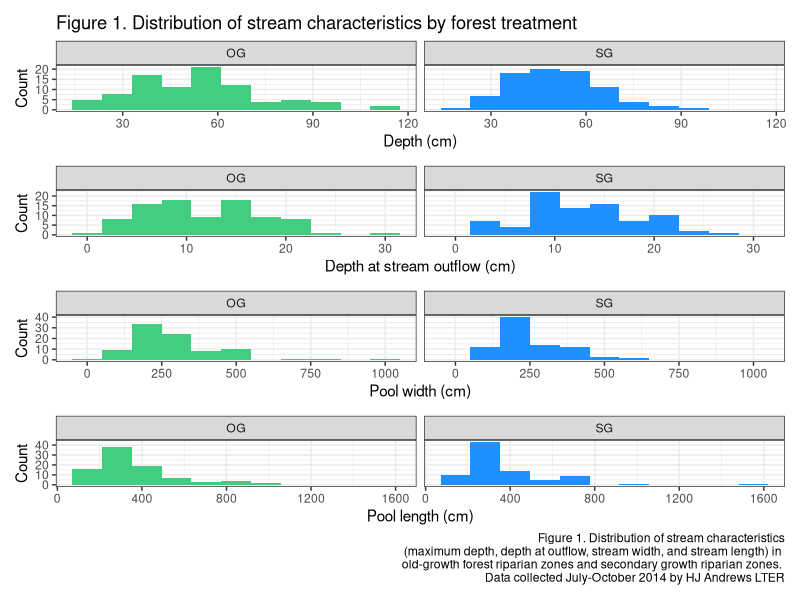
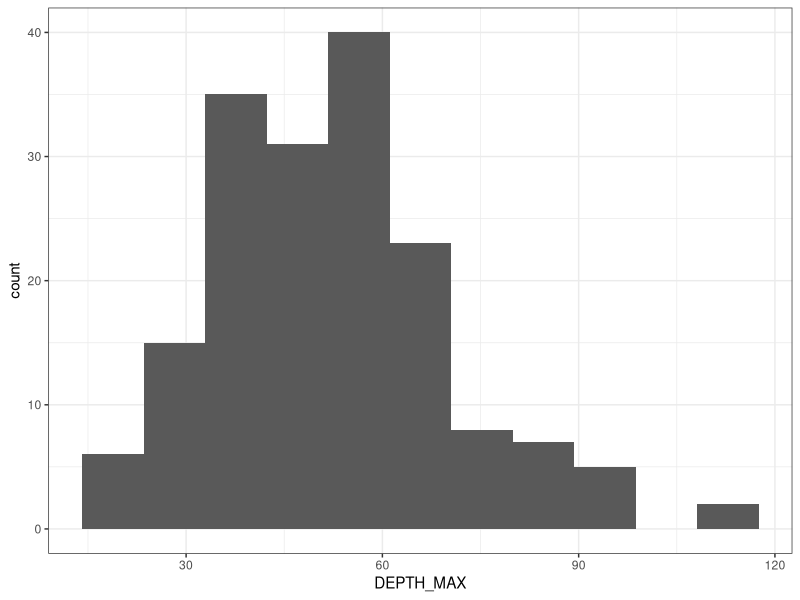
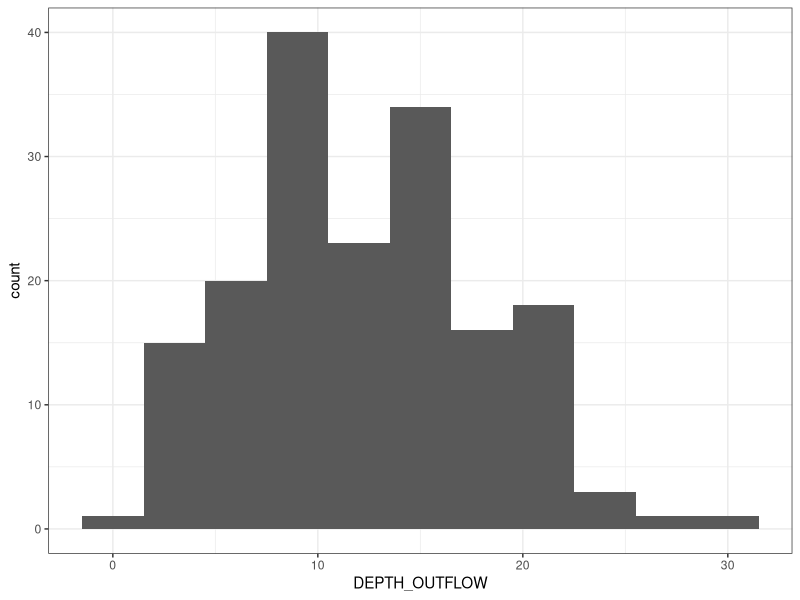
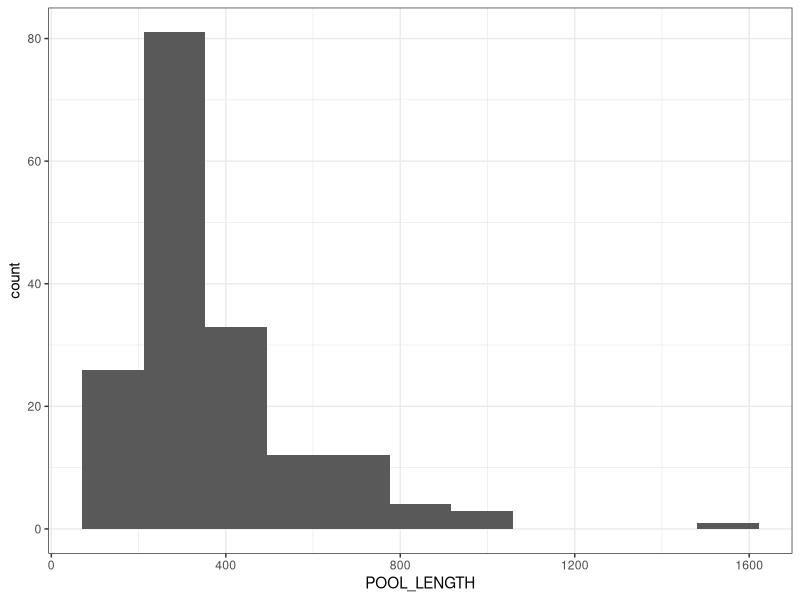
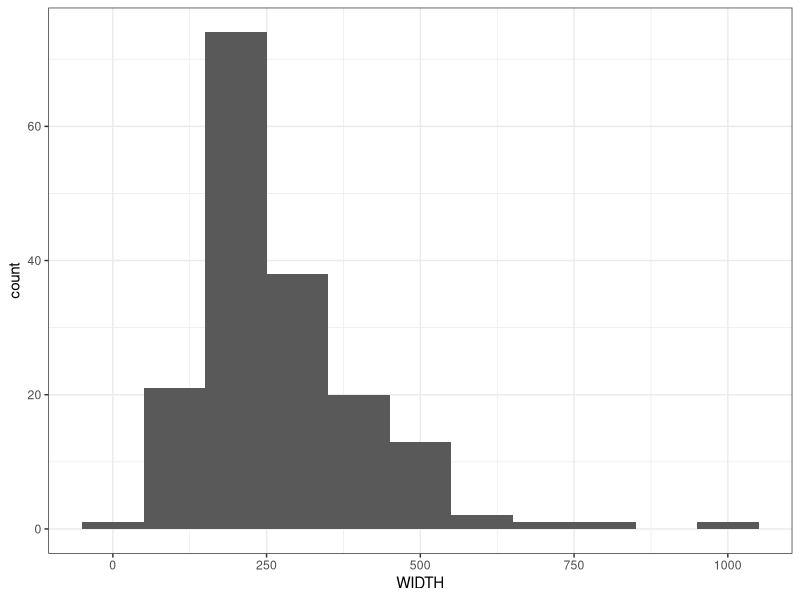
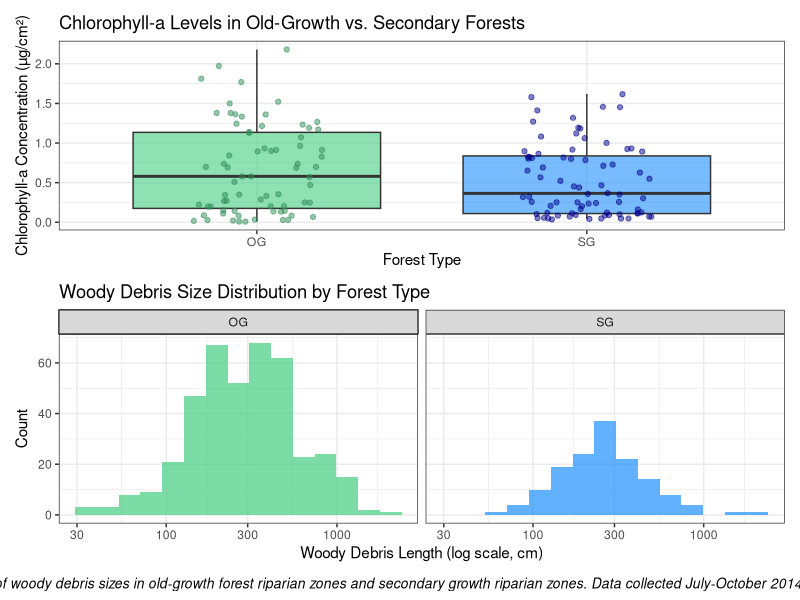
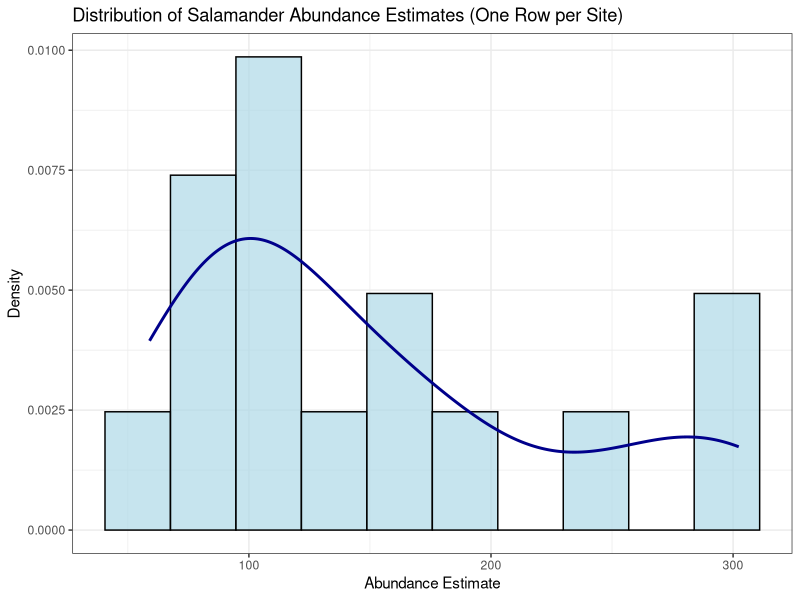
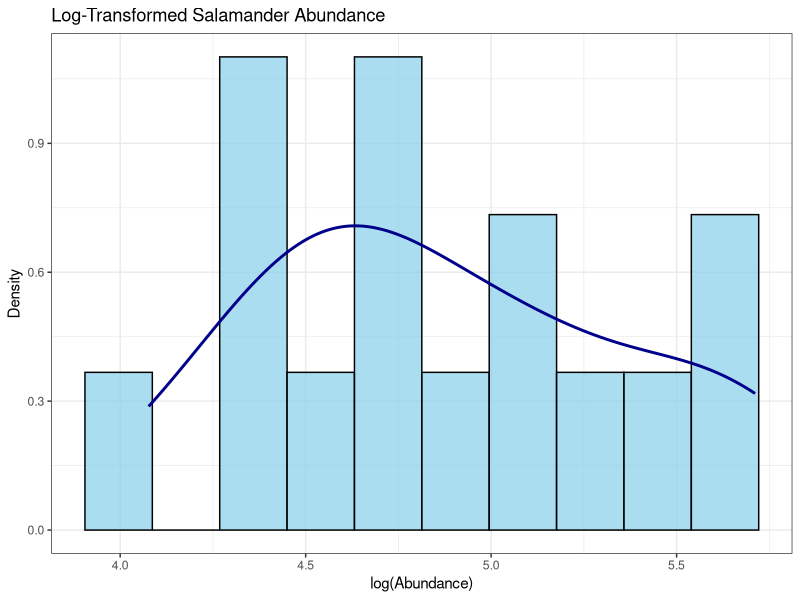

The R source for these figures, in order:
## ---- chunk 1

Fish_salamander<- read.csv('Data/AS01001_v1.csv')
#invertebrate<- read.csv('Data/AS01002_v1.csv') provided but not needed for our analysis
stream_data<- read.csv('Data/AS01003_v1.csv')
wood_measurements<- read.csv('Data/AS01004_v1.csv')
pool_measurement<-read.csv('Data/AS01005_v1.csv')

#install.packages("dplyr")
#install.packages("tidyverse")
library(ggplot2)
library (patchwork)
library(dplyr)
library(tidyverse)

## ---- chunk 2
binnumber <- 2 * (172)^(1/3)
binnumber

depth_plot <-  ggplot(pool_measurement, aes(x = DEPTH_MAX, fill = REACH_TYPE)) +
geom_histogram(bins = 11) + # creates histograms
  facet_wrap (~ REACH_TYPE) +
  scale_fill_manual(values= c('seagreen3', 'dodgerblue')) +
labs(x = "Depth (cm)",
y = "Count", title = "Figure 1. Distribution of stream characteristics by forest treatment") +
   theme_bw() + theme(legend.position = "none") 

flowdepth_plot <-  ggplot(pool_measurement, aes(x = DEPTH_OUTFLOW, fill = REACH_TYPE)) +
geom_histogram(bins = 11) + # creates histograms
  facet_wrap (~ REACH_TYPE) +
  scale_fill_manual(values= c('seagreen3', 'dodgerblue')) +
labs(x = "Depth at stream outflow (cm)",
y = "Count") +
  theme_bw() + theme(legend.position = "none") 

width_plot <-  ggplot(pool_measurement, aes(x = WIDTH, fill = REACH_TYPE)) +
geom_histogram(bins = 11) + # creates histograms
  facet_wrap (~ REACH_TYPE) +
  scale_fill_manual(values= c('seagreen3', 'dodgerblue')) +
labs(x = "Pool width (cm)",
y = "Count") +
   theme_bw() + theme(legend.position = "none")

length_plot <-  ggplot(pool_measurement, aes(x = POOL_LENGTH, fill = REACH_TYPE)) +
geom_histogram(bins = 11) + # creates histograms
  facet_wrap (~ REACH_TYPE) +
  scale_fill_manual(values= c('seagreen3', 'dodgerblue')) +
labs(x = "Pool length (cm)",
y = "Count", caption = "Figure 1. Distribution of stream characteristics
(maximum depth, depth at outflow, stream width, and stream length) in 
old-growth forest riparian zones and secondary growth riparian zones. 
Data collected July-October 2014 by HJ Andrews LTER") +
  theme_bw() + theme(legend.position = "none")


stream_qualities_plot <- depth_plot / flowdepth_plot / width_plot / length_plot 
stream_qualities_plot

ggsave("stream_qualities_plot.jpeg", stream_qualities_plot, width = 8, height = 14)

## ---- chunk 3
(hist.maxdepth <- ggplot(pool_measurement, aes(x=DEPTH_MAX))+ geom_histogram(bins = 11) + theme_bw())
(hist.outflowdepth <- ggplot(pool_measurement, aes(x=DEPTH_OUTFLOW))+ geom_histogram(bins = 11) + theme_bw())
(hist.poollength <- ggplot(pool_measurement, aes(x=POOL_LENGTH))+ geom_histogram(bins = 11) + theme_bw())
(hist.width <- ggplot(pool_measurement, aes(x=WIDTH))+ geom_histogram(bins = 11) + theme_bw())
##

## ---- chunk 4
# Canopy Cover vs. Chlorophyll-a (LOCKED)
# Based on visible clues in the data, we removed points where canopy cover is < 35%.
clean_canopy_data <- stream_data %>%
  filter(CANOPY_COVER >= 35)

canopy_plot <- ggplot(clean_canopy_data, aes(x = REACH_TYPE, y = CHL_A_TILES, fill = REACH_TYPE)) +
  geom_boxplot(outlier.shape = NA, alpha = 0.6) +
  geom_jitter(aes(color = REACH_TYPE), width = 0.2, size = 1.5, alpha = 0.5) +
  scale_fill_manual(values = c("seagreen3", "dodgerblue")) +
  scale_color_manual(values = c("seagreen4", "blue4")) +
  labs(
    x = "Forest Type",
    y = "Chlorophyll-a Concentration (µg/cm²)",
    title = "Chlorophyll-a Levels in Old-Growth vs. Secondary Forests"
  ) +
  theme_bw() +
  theme(legend.position = "none")

# Separate Histograms for OG and SG
wood_histogram <- ggplot(wood_measurements, aes(x = WOOD_LENGTH, fill = REACH_TYPE)) +
  geom_histogram(bins = 15, alpha = 0.7) +  # Individual histograms
  scale_fill_manual(values = c("seagreen3", "dodgerblue")) +
  scale_x_log10() +  # Log scale for better spread
  facet_wrap(~ REACH_TYPE) +  # Separate plots for OG and SG
  labs(
    x = "Woody Debris Length (log scale, cm)",
    y = "Count",
    title = "Woody Debris Size Distribution by Forest Type"
  ) +
  theme_bw() +
  theme(legend.position = "none")

# Combine Both Plots into One Figure with Proper Caption Spacing 
combined_figure <- canopy_plot / wood_histogram +
  plot_annotation(
    caption = "Figure 2. Distribution of woody debris sizes in old-growth forest riparian zones and secondary growth riparian zones. Data collected July-October 2014 by HJ Andrews LTER."
  ) &
  theme(
    plot.caption = element_text(hjust = 0.5, size = 10, face = "italic")  # Ensures proper alignment
  )

# Save the figure with increased width
ggsave("canopy_woodydebris.jpeg", combined_figure, width = 14, height = 10)  # Increased width

# Display the figure
combined_figure
## ---- chunk 5

salamander<- Fish_salamander %>% filter(SPECIES== "DITE")%>%
  mutate(SPECIES_NAME = "Dicamptodon tenebrosus (Coastal Giant Salamander)")

salamander_abundance_by_pair <- function(salamander, correction_factor = 1.34) {
  
  salamander <- salamander %>%
    mutate(SURVEY_METHOD = toupper(SURVEY_METHOD),
           MARKED_UNMARKED = toupper(MARKED_UNMARKED))
  
  # Combine SITE and REACH_TYPE to define unique pairs
  site_pairs <- salamander %>%
    select(SITE, REACH_TYPE) %>%
    distinct()
  
  results <- data.frame(
    SITE = character(),
    REACH_TYPE = character(),
    Abundance_Estimate = numeric(),
    Method = character(),
    stringsAsFactors = FALSE
  )
  
  for (i in 1:nrow(site_pairs)) {
    site <- site_pairs$SITE[i]
    reach <- site_pairs$REACH_TYPE[i]
    
    pair_data <- salamander %>%
      filter(SITE == site, REACH_TYPE == reach)
    
    if (site %in% c("MCT_E", "MCT_W")) {
      raw_count <- pair_data %>%
        filter(SURVEY_METHOD %in% c("P1", "P2", "P3")) %>%
        nrow()
      est <- raw_count * correction_factor
      method <- "Depletion (corrected)"
      
    } else if (all(c("M", "R") %in% unique(pair_data$SURVEY_METHOD))) {
      M <- pair_data %>%
        filter(SURVEY_METHOD == "M", MARKED_UNMARKED == "M") %>%
        nrow()
      C <- pair_data %>%
        filter(SURVEY_METHOD == "R") %>%
        nrow()
      R <- pair_data %>%
        filter(SURVEY_METHOD == "R", MARKED_UNMARKED == "M") %>%
        nrow()
      
      est <- if (R > 0) ((M + 1) * (C + 1)) / (R + 1) - 1 else NA
      method <- "Mark-recapture"
      
    } else {
      est <- NA
      method <- "Insufficient data"
    }
    
    results <- rbind(
      results,
      data.frame(SITE = site, REACH_TYPE = reach,
                 Abundance_Estimate = round(est, 2),
                 Method = method,
                 stringsAsFactors = FALSE)
    )
  }
  
  return(results)
}

abundance_by_pair <- salamander_abundance_by_pair(salamander)
print(abundance_by_pair)

## We need 18 sites (9 paired sites)- need to adjust code to include 3 msising sites that were filtered for NA Data?

## ---- chunk 6
full_salamander_data_old <- abundance_by_pair %>%
  left_join(stream_data, by = c("SITE", "REACH_TYPE")) %>%
  left_join(pool_measurement, by = c("SITE", "REACH_TYPE")) %>%
  left_join(wood_measurements, by = c("SITE", "REACH_TYPE"))%>%
  filter(!is.na(Abundance_Estimate)) %>%
  drop_na()
## ---- chunk 7
# 1. Summarize stream data: includes width, canopy, and chlorophyll
stream_summary <- stream_data %>%
  group_by(SITE, REACH_TYPE) %>%
  summarise(
    BANKFULL_WIDTH = mean(BANKFULL_WIDTH, na.rm = TRUE),
    WETTED_WIDTH = mean(WETTED_WIDTH, na.rm = TRUE),
    CANOPY_COVER = mean(CANOPY_COVER, na.rm = TRUE),
    CHL_A_TILES = mean(CHL_A_TILES, na.rm = TRUE),
    .groups = "drop"
  )

# 2. Summarize pool measurements: depth and pool structure
pool_summary <- pool_measurement %>%
  group_by(SITE, REACH_TYPE) %>%
  summarise(
    DEPTH_MAX = mean(DEPTH_MAX, na.rm = TRUE),
    DEPTH_OUTFLOW = mean(DEPTH_OUTFLOW, na.rm = TRUE),
    DEPTH_RESIDUAL = mean(DEPTH_RESIDUAL, na.rm = TRUE),
    POOL_LENGTH = mean(POOL_LENGTH, na.rm = TRUE),
    WIDTH = mean(WIDTH, na.rm = TRUE),
    .groups = "drop"
  )

# 3. Summarize wood measurements: size of woody debris
wood_summary <- wood_measurements %>%
  group_by(SITE, REACH_TYPE) %>%
  summarise(
    WOOD_LENGTH = mean(WOOD_LENGTH, na.rm = TRUE),
    DIAMETER_1 = mean(DIAMETER_1, na.rm = TRUE),
    DIAMETER_2 = mean(DIAMETER_2, na.rm = TRUE),
    .groups = "drop"
  )

# 4. Join all summaries with abundance estimates
full_salamander_data <- abundance_by_pair %>%
  left_join(stream_summary, by = c("SITE", "REACH_TYPE")) %>%
  left_join(pool_summary, by = c("SITE", "REACH_TYPE")) %>%
  left_join(wood_summary, by = c("SITE", "REACH_TYPE")) %>%
  filter(!is.na(Abundance_Estimate)) %>%
  drop_na()

## ---- chunk 8
ggplot(full_salamander_data, aes(x = Abundance_Estimate)) +
  geom_histogram(aes(y = after_stat(density)), bins = 10, 
                 fill = "lightblue", color = "black", alpha = 0.7) +
  geom_density(color = "darkblue", linewidth = 1) +
  labs(
    title = "Distribution of Salamander Abundance Estimates (One Row per Site)",
    x = "Abundance Estimate",
    y = "Density"
  ) +
  theme_bw()

# Shapiro-Wilk normality test (valid if sample size is between 3 and 5000)
shapiro.test(full_salamander_data$Abundance_Estimate)
## ---- chunk 9
# Add a small constant in case there are zeroes (shouldn't be any, but just in case)
full_salamander_data$log_abundance <- log(full_salamander_data$Abundance_Estimate)

# Check distribution again
ggplot(full_salamander_data, aes(x = log_abundance)) +
  geom_histogram(aes(y = after_stat(density)), bins = 10, fill = "skyblue", color = "black", alpha = 0.7) +
  geom_density(color = "darkblue", linewidth = 1) +
  labs(title = "Log-Transformed Salamander Abundance", x = "log(Abundance)", y = "Density") +
  theme_bw()

# Shapiro-Wilk test on log-transformed values
shapiro.test(full_salamander_data$log_abundance)
## ---- chunk 10
#Salamander abundance as a function of canopy cover and wetted width (poisson)
#DITE – Dicamptodon tenebrosus (Coastal Giant Salamander)
#Poisson regression because we are interested in abundance 

model1 <- lm(log_abundance ~ CANOPY_COVER + WETTED_WIDTH, data = full_salamander_data)
summary(model1)
plot(model1)
AIC(model1)

## ---- chunk 11
#Salamander abundance as a function of downed woody debris length and max pool depth
# added wood length as a funcction of reach type because larger pieces of debris are found in old growth 

#residuals have a pattern
model2 <- lm(log_abundance ~ WOOD_LENGTH*REACH_TYPE + DEPTH_MAX*REACH_TYPE + factor(SITE), data = full_salamander_data)
summary(model2)
plot(model2)
AIC(model2)

#removing factor makes Q-Q more linear
model2B <- lm(log_abundance ~ WOOD_LENGTH*REACH_TYPE + DEPTH_MAX*REACH_TYPE, data = full_salamander_data)
summary(model2B)
plot(model2B)
AIC(model2B)

#removing outlier site
full_salamander_data_no_COOK <- full_salamander_data[full_salamander_data$SITE != "COOK", ]

model2C <- lm(log_abundance ~ WOOD_LENGTH*REACH_TYPE + DEPTH_MAX*REACH_TYPE, data = full_salamander_data_no_COOK )
summary(model2C)
plot(model2C)
AIC(model2C)

model2D <- lm(log_abundance ~ WOOD_LENGTH*REACH_TYPE + DEPTH_MAX*REACH_TYPE + factor(SITE), data = full_salamander_data_no_COOK)
summary(model2D)
plot(model2D)
AIC(model2D)
## ---- chunk 12
# 1. Wilcoxon Rank-Sum Test: OG vs SG 
wilcox_result <- wilcox.test(Abundance_Estimate ~ REACH_TYPE, data = full_salamander_data)
print(wilcox_result)

# Boxplot to visualize
ggplot(full_salamander_data, aes(x = REACH_TYPE, y = Abundance_Estimate, fill = REACH_TYPE)) +
  geom_boxplot(alpha = 0.6) +
  geom_jitter(width = 0.1, size = 2, alpha = 0.7) +
  scale_fill_manual(values = c("seagreen3", "dodgerblue")) +
  labs(
    title = "Salamander Abundance by Forest Type",
    x = "Forest Type",
    y = "Abundance"
  ) +
  theme_bw() +
  theme(legend.position = "none")



# 2. Spearman Correlation: Abundance vs DEPTH_MAX 
depth_corr <- cor.test(full_salamander_data$Abundance_Estimate,
                       full_salamander_data$DEPTH_MAX,
                       method = "spearman")
print(depth_corr)

# Scatterplot
ggplot(full_salamander_data, aes(x = DEPTH_MAX, y = Abundance_Estimate)) +
  geom_point(color = "darkgreen", size = 2) +
  geom_smooth(method = "lm", se = FALSE, color = "black", linetype = "dashed") +
  labs(
    title = "Abundance vs. Maximum Pool Depth",
    x = "Maximum Pool Depth (cm)",
    y = "Abundance"
  ) +
  theme_bw()



# 3. Spearman Correlation: Abundance vs WOOD_LENGTH
wood_corr <- cor.test(full_salamander_data$Abundance_Estimate,
                      full_salamander_data$WOOD_LENGTH,
                      method = "spearman")
print(wood_corr)

# Scatterplot
ggplot(full_salamander_data, aes(x = WOOD_LENGTH, y = Abundance_Estimate)) +
  geom_point(color = "sienna4", size = 2) +
  geom_smooth(method = "lm", se = FALSE, color = "black", linetype = "dashed") +
  labs(
    title = "Abundance vs. Woody Debris Length",
    x = "Woody Debris Length (cm)",
    y = "Abundance"
  ) +
  theme_bw()
